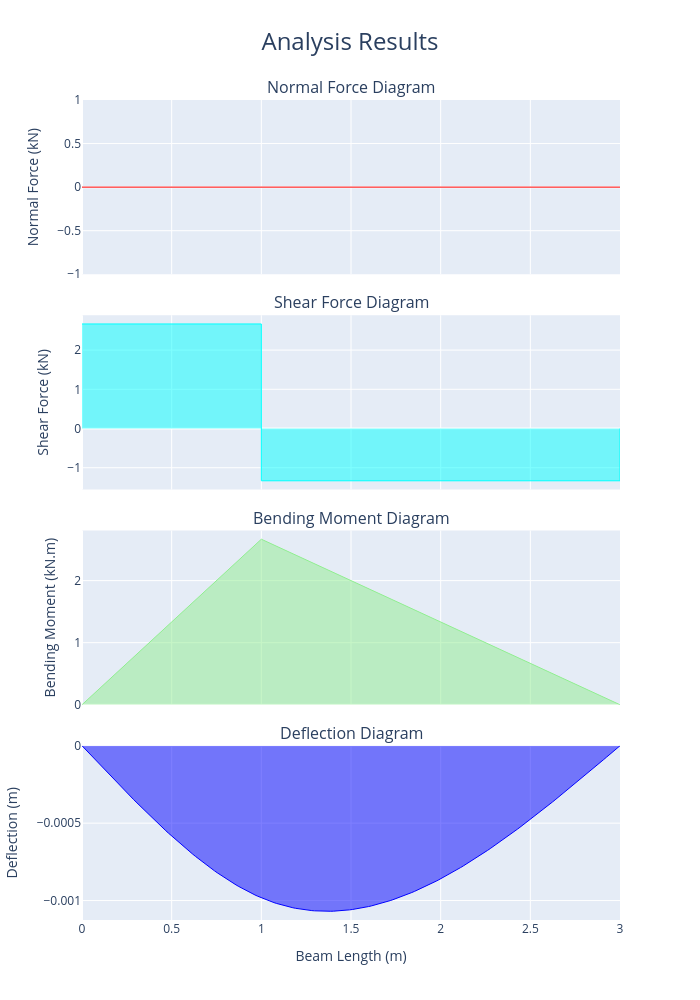

The notebook cell saved with this chart:
### Code cell
fig = beam_2.plot_beam_internal()
fig.show()

### Figure 1 — Plotly figure (JSON) as saved in the notebook; plotly's stock layout.template omitted (floating-point values rounded to 4 significant figures; data arrays with more than 128 entries replaced by an {"elided": "..."} marker saying what was removed)
{"data": [{"fill": "tozeroy", "hovertemplate": "x: %{x:.3f} %{meta[0]}<br>f(x): %{y:.3f} %{meta[1]}", "line": {"color": "red", "width": 1}, "meta": ["m", "kN"], "mode": "lines", "name": "Normal Force", "type": "scatter", "x": {"elided": "204 float values"}, "xaxis": "x", "y": {"elided": "204 int values"}, "yaxis": "y"}, {"fill": "tozeroy", "hovertemplate": "x: %{x:.3f} %{meta[0]}<br>f(x): %{y:.3f} %{meta[1]}", "line": {"color": "aqua", "width": 1}, "meta": ["m", "kN"], "mode": "lines", "name": "Shear Force", "type": "scatter", "x": {"elided": "204 float values"}, "xaxis": "x2", "y": {"elided": "204 float values"}, "yaxis": "y2"}, {"fill": "tozeroy", "hovertemplate": "x: %{x:.3f} %{meta[0]}<br>f(x): %{y:.3f} %{meta[1]}", "line": {"color": "lightgreen", "width": 1}, "meta": ["m", "kN.m"], "mode": "lines", "name": "Bending Moment", "type": "scatter", "x": {"elided": "204 float values"}, "xaxis": "x3", "y": {"elided": "204 float values"}, "yaxis": "y3"}, {"fill": "tozeroy", "hovertemplate": "x: %{x:.3f} %{meta[0]}<br>f(x): %{y:.3f} %{meta[1]}", "line": {"color": "blue", "width": 1}, "meta": ["m", "m"], "mode": "lines", "name": "Deflection", "type": "scatter", "x": {"elided": "204 float values"}, "xaxis": "x4", "y": {"elided": "204 float values"}, "yaxis": "y4"}], "layout": {"annotations": [{"font": {"size": 16}, "showarrow": false, "text": "Normal Force Diagram", "x": 0.5, "xanchor": "center", "xref": "paper", "y": 1, "yanchor": "bottom", "yref": "paper"}, {"font": {"size": 16}, "showarrow": false, "text": "Shear Force Diagram", "x": 0.5, "xanchor": "center", "xref": "paper", "y": 0.7375, "yanchor": "bottom", "yref": "paper"}, {"font": {"size": 16}, "showarrow": false, "text": "Bending Moment Diagram", "x": 0.5, "xanchor": "center", "xref": "paper", "y": 0.475, "yanchor": "bottom", "yref": "paper"}, {"font": {"size": 16}, "showarrow": false, "text": "Deflection Diagram", "x": 0.5, "xanchor": "center", "xref": "paper", "y": 0.2125, "yanchor": "bottom", "yref": "paper"}], "height": 1000, "showlegend": false, "title": {"font": {"size": 24}, "text": "Analysis Results", "x": 0.5}, "width": 700, "xaxis": {"anchor": "y", "domain": [0, 1], "matches": "x4", "showticklabels": false}, "xaxis2": {"anchor": "y2", "domain": [0, 1], "matches": "x4", "showticklabels": false}, "xaxis3": {"anchor": "y3", "domain": [0, 1], "matches": "x4", "showticklabels": false}, "xaxis4": {"anchor": "y4", "domain": [0, 1], "title": {"text": "Beam Length (m)"}}, "yaxis": {"anchor": "x", "domain": [0.7875, 1], "title": {"text": "Normal Force (kN)"}}, "yaxis2": {"anchor": "x2", "domain": [0.525, 0.7375], "title": {"text": "Shear Force (kN)"}}, "yaxis3": {"anchor": "x3", "domain": [0.2625, 0.475], "title": {"text": "Bending Moment (kN.m)"}}, "yaxis4": {"anchor": "x4", "domain": [0, 0.2125], "title": {"text": "Deflection (m)"}}}}
